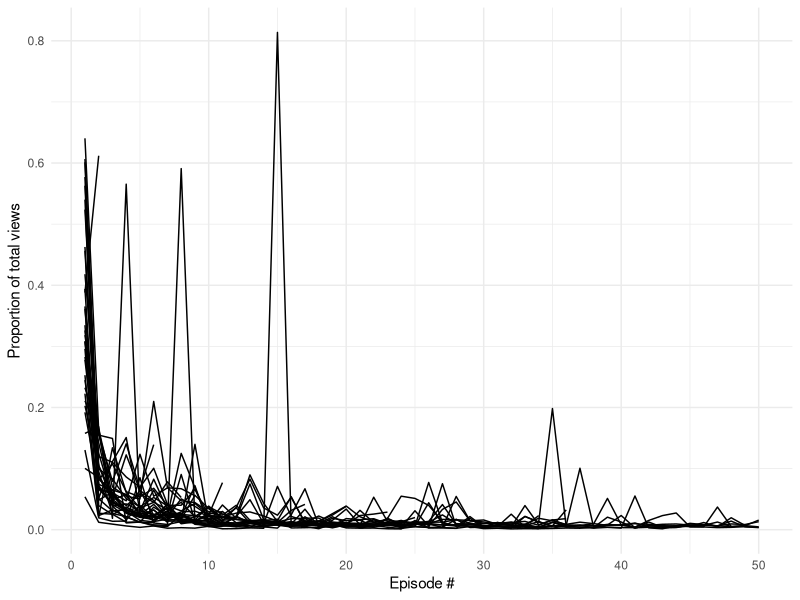
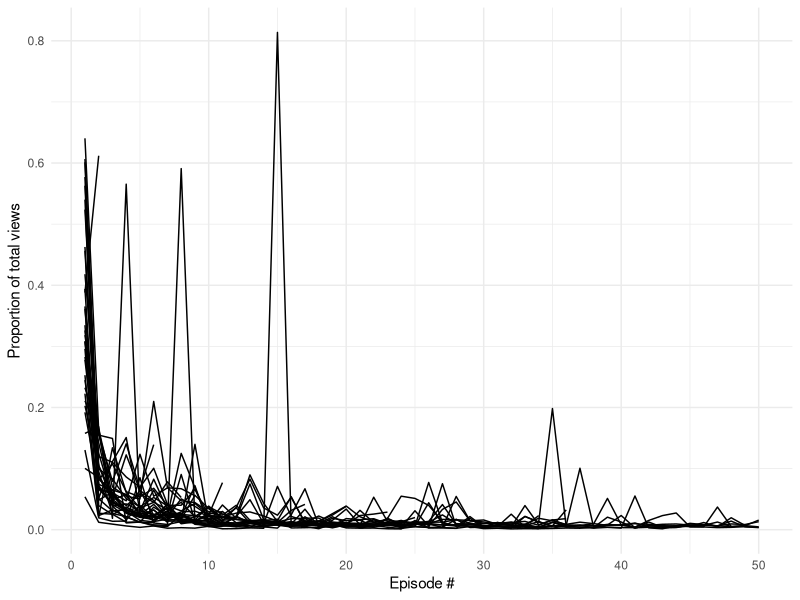

These charts were generated, in order, by the following R code:
library(dplyr)
library(ggplot2)

dat <- read.csv('data/final.csv')

max.views <- dat %>%
  group_by(playlist) %>%
  summarise(max = sum(views))

playlist.lookup <- max.views$max
names(playlist.lookup) <- max.views$playlist

dat %>%
  ggplot() +
  aes(idx, views / playlist.lookup[playlist], group = playlist) +
  geom_line() +
  theme_minimal() +
  labs(x = "Episode #", y = "Proportion of total views")

ggsave('plot.png', width = 9, height = 5)